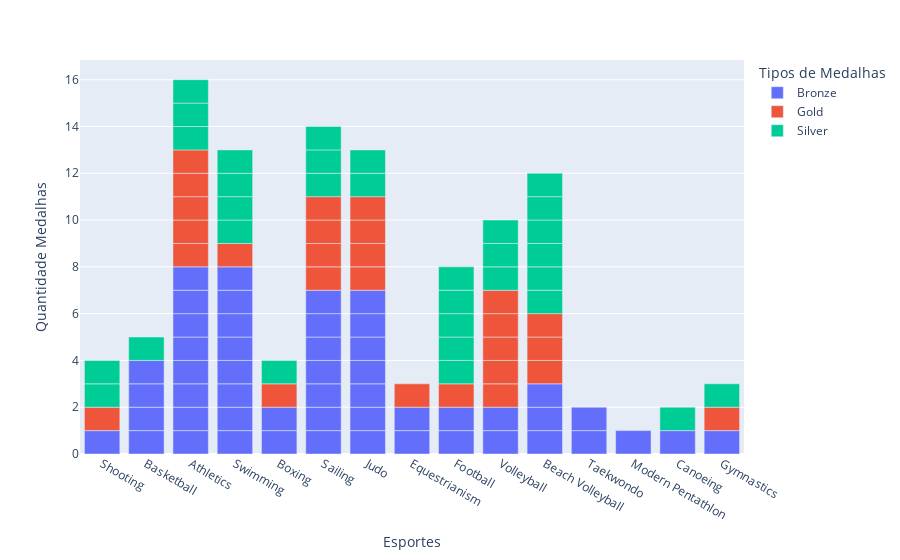

Notebook source saved alongside this figure:
### Markdown cell above
Agora gere o mesmo gráfico de barras empilhadas substituindo os nomes dos atletas pelo nome de todos os esportes onde o Brasil já ganhou medalhas.

**DICA:** tome muito cuidado nessa análise: cada **evento esportivo** rende 1 medalha. Por exemplo, quando a equipe de futebol vence, isso é considerado 1 medalha, mesmo tendo cerca de 20 atletas medalhistas na equipe.

### Code cell
df_medalhas_esporte = pd.DataFrame(df_olimpiadas_med_br.groupby(['Year', 'Medal', 'Event', 'Sport'])['Medal'].count()).rename(columns={'Medal':'Medal_Count'}).reset_index()
df_medalhas_esporte = pd.DataFrame(df_medalhas_esporte.groupby(['Year', 'Medal', 'Sport'])['Medal'].count()).rename(columns={'Medal':'Medal_Count'}).reset_index()

px.bar(df_medalhas_esporte,
       x='Sport',
       color='Medal',
       labels={'count':'Quantidade Medalhas', 'Medal':'Tipos de Medalhas', 'Sport':'Esportes'})

### Figure 1 — Plotly figure (JSON) as saved in the notebook; plotly's stock layout.template omitted (floating-point values rounded to 4 significant figures)
{"data": [{"alignmentgroup": "True", "hovertemplate": "Tipos de Medalhas=Bronze<br>Esportes=%{x}<br>Quantidade Medalhas=%{y}<extra></extra>", "legendgroup": "Bronze", "marker": {"color": "#636efa", "pattern": {"shape": ""}}, "name": "Bronze", "offsetgroup": "Bronze", "orientation": "v", "showlegend": true, "textposition": "auto", "type": "bar", "x": ["Shooting", "Basketball", "Athletics", "Swimming", "Basketball", "Swimming", "Basketball", "Boxing", "Sailing", "Athletics", "Judo", "Athletics", "Sailing", "Athletics", "Swimming", "Judo", "Athletics", "Sailing", "Athletics", "Equestrianism", "Football", "Judo", "Sailing", "Swimming", "Volleyball", "Basketball", "Beach Volleyball", "Equestrianism", "Sailing", "Swimming", "Volleyball", "Athletics", "Judo", "Athletics", "Beach Volleyball", "Football", "Judo", "Sailing", "Swimming", "Taekwondo", "Beach Volleyball", "Boxing", "Judo", "Modern Pentathlon", "Sailing", "Swimming", "Canoeing", "Gymnastics", "Judo", "Swimming", "Taekwondo"], "xaxis": "x", "y": [1, 1, 1, 1, 1, 1, 1, 1, 1, 1, 1, 1, 1, 1, 1, 1, 1, 1, 1, 1, 1, 1, 1, 1, 1, 1, 1, 1, 1, 1, 1, 1, 1, 1, 1, 1, 1, 1, 1, 1, 1, 1, 1, 1, 1, 1, 1, 1, 1, 1, 1], "yaxis": "y"}, {"alignmentgroup": "True", "hovertemplate": "Tipos de Medalhas=Gold<br>Esportes=%{x}<br>Quantidade Medalhas=%{y}<extra></extra>", "legendgroup": "Gold", "marker": {"color": "#EF553B", "pattern": {"shape": ""}}, "name": "Gold", "offsetgroup": "Gold", "orientation": "v", "showlegend": true, "textposition": "auto", "type": "bar", "x": ["Shooting", "Athletics", "Athletics", "Sailing", "Athletics", "Judo", "Judo", "Volleyball", "Beach Volleyball", "Sailing", "Beach Volleyball", "Equestrianism", "Sailing", "Volleyball", "Athletics", "Swimming", "Volleyball", "Gymnastics", "Judo", "Volleyball", "Athletics", "Beach Volleyball", "Boxing", "Football", "Judo", "Sailing", "Volleyball"], "xaxis": "x", "y": [1, 1, 1, 1, 1, 1, 1, 1, 1, 1, 1, 1, 1, 1, 1, 1, 1, 1, 1, 1, 1, 1, 1, 1, 1, 1, 1], "yaxis": "y"}, {"alignmentgroup": "True", "hovertemplate": "Tipos de Medalhas=Silver<br>Esportes=%{x}<br>Quantidade Medalhas=%{y}<extra></extra>", "legendgroup": "Silver", "marker": {"color": "#00cc96", "pattern": {"shape": ""}}, "name": "Silver", "offsetgroup": "Silver", "orientation": "v", "showlegend": true, "textposition": "auto", "type": "bar", "x": ["Shooting", "Athletics", "Football", "Judo", "Sailing", "Swimming", "Volleyball", "Athletics", "Football", "Swimming", "Basketball", "Beach Volleyball", "Swimming", "Athletics", "Beach Volleyball", "Judo", "Sailing", "Beach Volleyball", "Football", "Beach Volleyball", "Football", "Sailing", "Volleyball", "Beach Volleyball", "Boxing", "Football", "Swimming", "Volleyball", "Beach Volleyball", "Canoeing", "Gymnastics", "Shooting"], "xaxis": "x", "y": [1, 1, 1, 1, 1, 1, 1, 1, 1, 1, 1, 1, 1, 1, 1, 1, 1, 1, 1, 1, 1, 1, 1, 1, 1, 1, 1, 1, 1, 1, 1, 1], "yaxis": "y"}], "layout": {"barmode": "relative", "legend": {"title": {"text": "Tipos de Medalhas"}, "tracegroupgap": 0}, "margin": {"t": 60}, "xaxis": {"anchor": "y", "domain": [0, 1], "title": {"text": "Esportes"}}, "yaxis": {"anchor": "x", "domain": [0, 1], "title": {"text": "Quantidade Medalhas"}}}}
